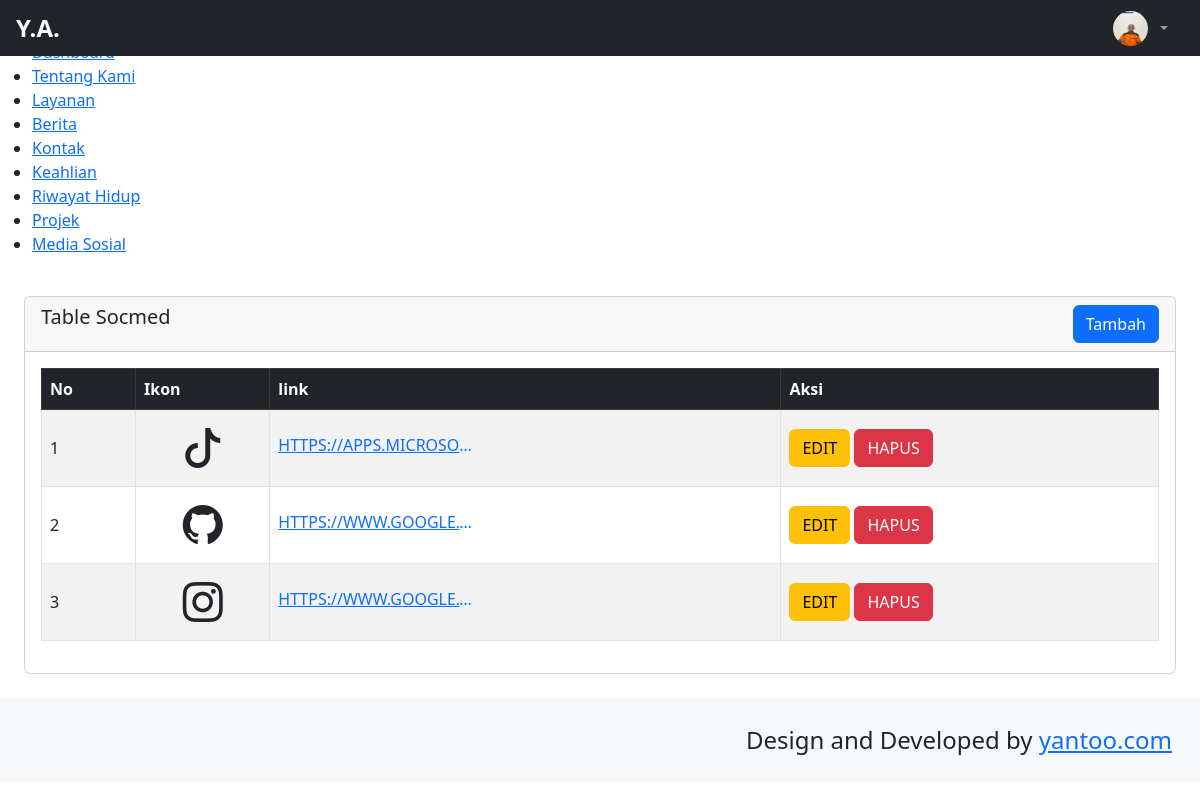
Screenshot of /backend/pages/socmed/index.php with the database file from the repository.
### tables this page shows
CREATE TABLE `abouts` (
  `id` bigint NOT NULL,
  `name` varchar(255) NOT NULL,
  `bron` date NOT NULL,
  `address` text NOT NULL,
  `zip_code` int NOT NULL,
  `email` varchar(255) NOT NULL,
  `phone` varchar(255) NOT NULL,
  `total_project` int NOT NULL,
  `work` varchar(255) NOT NULL,
  `image` text NOT NULL,
  `description` text NOT NULL
);

CREATE TABLE `socmeds` (
  `id` bigint NOT NULL,
  `icon` varchar(255) NOT NULL,
  `link` text NOT NULL
);

### backend/pages/socmed/index.php (the view)
<?php
include '../../partials/header.php';
include '../../partials/sidebar.php';
include '../../partials/navbar.php';
$qsosmed = "SELECT * FROM socmeds";
$result = mysqli_query($connect, $qsosmed) or die(mysqli_error($connect));
?>
 <div id="layoutSidenav_content">
<div class="row p-4">
    <div class="col-12">
        <div class="card">
            <div class="card-header d-flex align-item-center justify-content-between">
                <h5>Table Socmed</h5>
                <a href="./create.php" class="btn btn-primary">Tambah</a>
            </div>
            <div class="card-body">
                <div class="tabel-responsive">
                   <table class="table table-bordered table-striped align-middle">
                      <thead class="table-dark">
                            <tr>
                                <th>No</th>
                                <th>Ikon</th>
                                <th>link</th>
                                <th>Aksi</th>
                            </tr>
                        </thead>
                        <tbody class="text-uppercase">
                            <?php
                            $no = 1;
                            while ($item = $result->fetch_object()):
                            ?>
                                <tr>
                                    <td><?= $no ?></td>
                                    <td style="font-size: 40px" class="text-center"><i class="<?= $item->icon?>"></i></td>
                                    <td>
                                        <a href="<?= htmlspecialchars($item->link) ?>" target="blank" class="text-truncate d-inline-block" style="max-width: 200px;">
                                            <?= htmlspecialchars($item->link) ?>
                                        </a>
                                    </td>
                                    <td>
                                    <a href="./edit.php?id=<?= $item->id ?>" class="btn btn-warning">Edit</a>
                                    <a href="../../actions/socmeds/destroy.php?id=<?= $item->id ?>" class="btn btn-danger" onclick="return confirm('apakah anda yakin?')">Hapus</a>
                                </td>
                                </tr>
                            <?php
                                $no++;
                            endwhile;
                            ?>
                        </tbody>
                    </table>
                </div>
            </div>
        </div>
    </div>
</div>
<?php
include '../../partials/footer.php';
include '../../partials/script.php';
?>

### backend/partials/navbar.php (shortened to what this page needs)
    <?php
        $qAbout = "SELECT * FROM abouts";
        $result = mysqli_query($connect, $qAbout) or die(mysqli_error($connect));
        $item = $result->fetch_object();
    ?>
    <body class="sb-nav-fixed">
        <nav class="sb-topnav navbar navbar-expand navbar-dark bg-dark ">
 <a class="navbar-brand ps-3 d-flex align-items-center gap-2" href="index.php">
    <span class="fw-bold fs-4">Y.A.</span>
</a>
            <ul class="navbar-nav ms-auto ms-md-0 me-3 me-lg-4">
                <li class="nav-item dropdown">
                    <a class="nav-link dropdown-toggle d-flex align-items-center gap-2" id="navbarDropdown" href="#" role="button"
                    data-bs-toggle="dropdown" aria-expanded="false">
                        <img src="../../../storages/about/<?= $item->image ?>" alt="Profile"
                            width="35" height="35" class="rounded-circle" />
                    </a>
                </li>
            </ul>
        </nav>

### backend/partials/header.php (style rules this page uses)
html, body { margin: 0; padding: 0; overflow-x: hidden; }

### rows the page displays
abouts: image (picture)
socmeds: link "HTTPS://APPS.MICROSO…"
socmeds: link "HTTPS://WWW.GOOGLE.…"
socmeds: link "HTTPS://WWW.GOOGLE.…"
